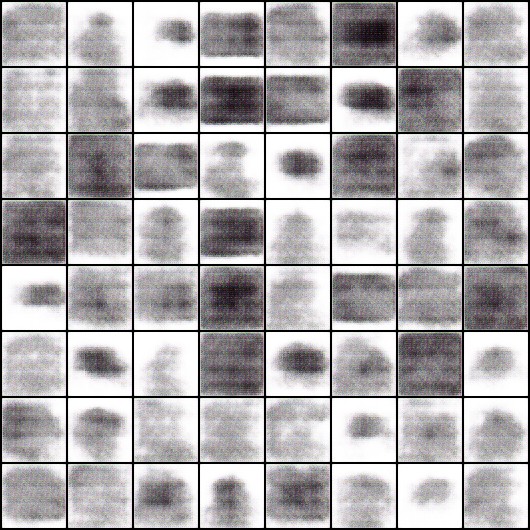
#> input picture Conditional GAN based implementation/Generated_Images_NIST_Special_Dataset/generated_image_0.png, 530 x 530 px
$ jupyter execute Image_Visualization.ipynb   (older library calls are emulated)
#> lines starting #> are read from the running program, lines starting #| are printed output that depends on the picture; after the words box and inside, x2 and y2 are one past the last pixel; in counts of white or black regions, pixels touching at a corner belong together
[cell 1]
import cv2
import numpy as np
import matplotlib.pyplot as plt

[cell 2]
def display_image(image, title="Image"):
    plt.imshow(cv2.cvtColor(image, cv2.COLOR_BGR2RGB))
    plt.title(title)
    plt.axis('off')
    plt.show()

[cell 3]
def detect_fingerprint_contours(image_path):
    image = cv2.imread(image_path)
#> image is the input picture: shape (530, 530, 3); mean B, G, R 172.9, 171.1, 173.9
    display_image(image, "Original Image")
    # Step 1
    gray = cv2.cvtColor(image, cv2.COLOR_BGR2GRAY)
    display_image(gray, "Step 1: Grayscale Image")
    # Step 2
    blurred = cv2.GaussianBlur(gray, (5, 5), 0)
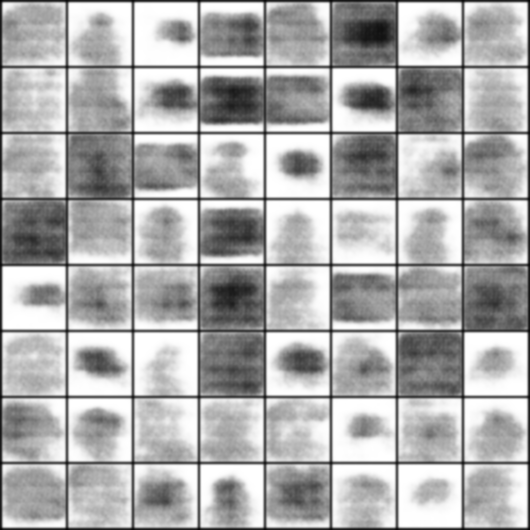
#> blurred: shape (530, 530); min 3, max 255, mean 172.2
    display_image(blurred, "Step 2: Blurred Image")
    # Step 3
    sobel_x = cv2.Sobel(blurred, cv2.CV_64F, 1, 0, ksize=3)
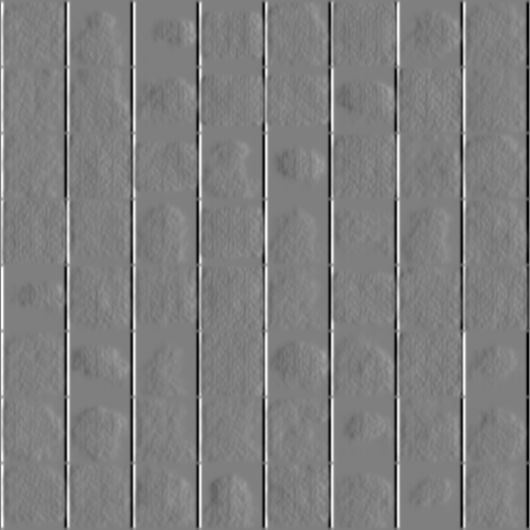
#> sobel_x: shape (530, 530) float64; min -638, max 639, mean 0; drawn with min black and max white
    sobel_y = cv2.Sobel(blurred, cv2.CV_64F, 0, 1, ksize=3)
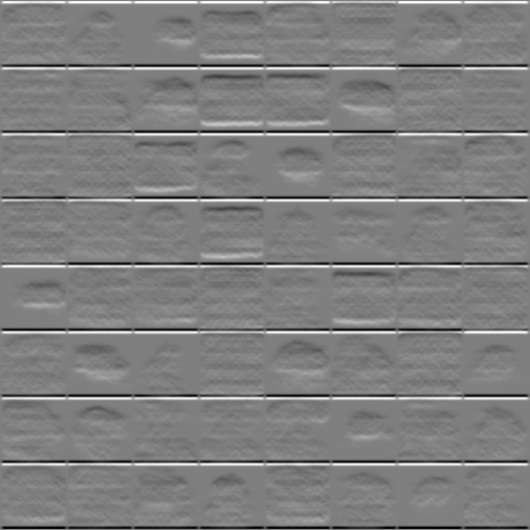
#> sobel_y: shape (530, 530) float64; min -639, max 640, mean 0; drawn with min black and max white
    magnitude = np.sqrt(sobel_x**2 + sobel_y**2)
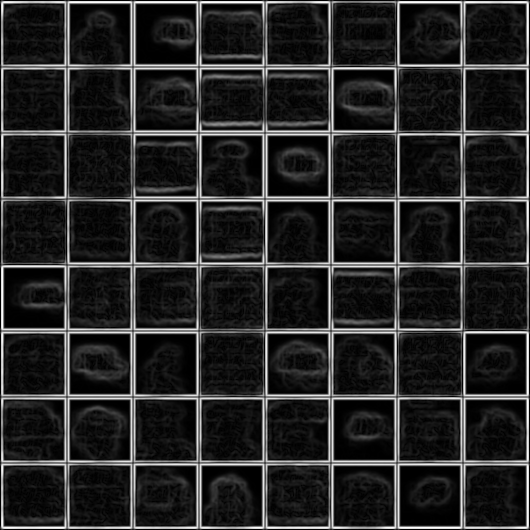
#> magnitude: shape (530, 530) float64; min 0, max 640, mean 95.2; drawn with min black and max white
    magnitude = np.uint8(magnitude)
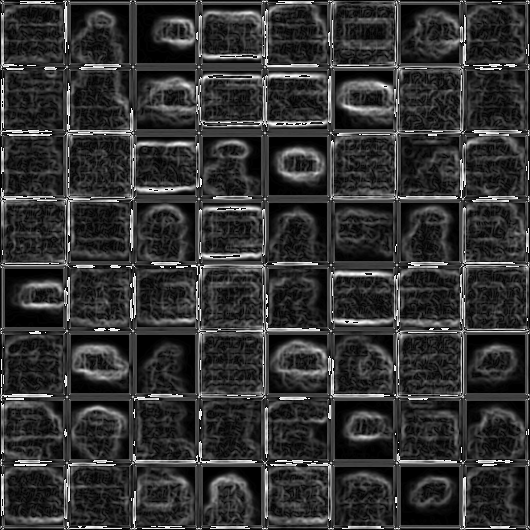
#> magnitude: shape (530, 530); min 0, max 255, mean 50.9
    display_image(magnitude, "Step 3: Edge Detection Result")
    # Step 4
    _, binary = cv2.threshold(magnitude, 0, 255, cv2.THRESH_BINARY + cv2.THRESH_OTSU)
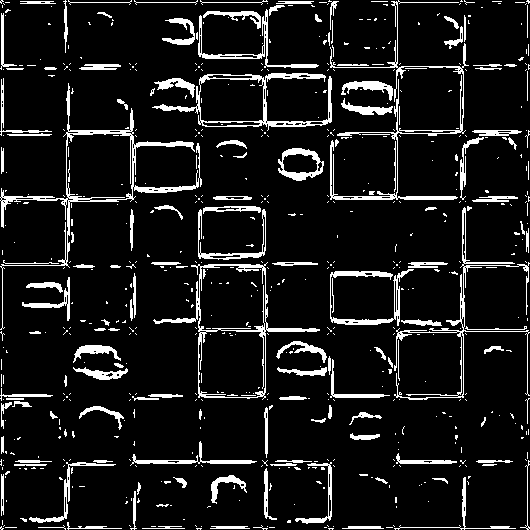
#> binary: shape (530, 530); 9.9% white; 630 white regions (490 under 20 px), largest, box (x1, y1, x2, y2) and area: (0, 83, 202, 330) 2422, (330, 0, 469, 200) 1877, (153, 262, 320, 400) 1641
    display_image(binary, "Step 4: Binary Image")
    # Step 5
    kernel = np.ones((3, 3), np.uint8)
    binary = cv2.morphologyEx(binary, cv2.MORPH_CLOSE, kernel)
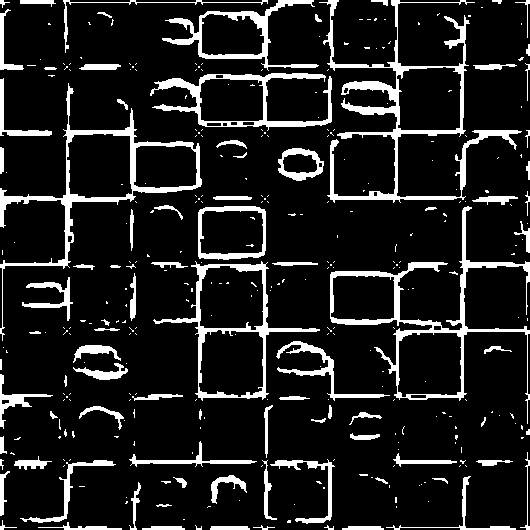
#> binary: shape (530, 530); 12.2% white; 338 white regions (249 under 20 px), largest, box (x1, y1, x2, y2) and area: (319, 0, 522, 203) 5005, (330, 206, 530, 424) 3934, (0, 83, 202, 341) 3421
    display_image(binary, "Step 5: Enhanced Binary Image")
    # Step 6
    contours, _ = cv2.findContours(binary, cv2.RETR_EXTERNAL, cv2.CHAIN_APPROX_SIMPLE)
#> contours = 322 contours, 259 with area under 20; largest, box (x1, y1, x2, y2) and area: (330, 206, 530, 424) 9506, (153, 261, 320, 401) 9334, (0, 83, 202, 341) 8962, (319, 0, 522, 203) 7578, (150, 73, 332, 131) 4590

    if len(contours) > 0:
        # print("Fingerprint detected!")
        cv2.drawContours(image, contours, -1, (0, 0, 255), 2)
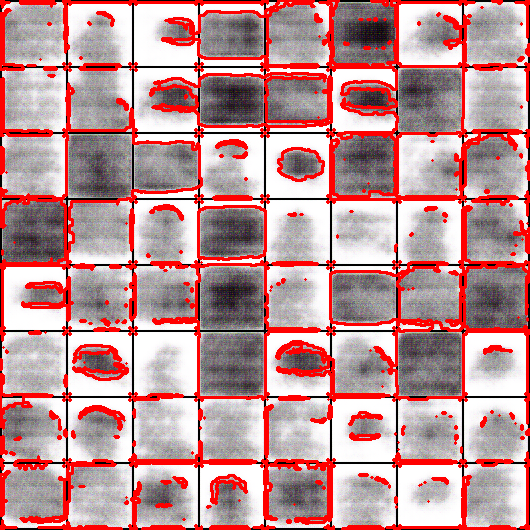
#> image: shape (530, 530, 3); mean B, G, R 148.4, 146.8, 190.1
        display_image(image, "Contours on fingerprint")
    else:
        print("No fingerprint detected.")

[cell 4]
detect_fingerprint_contours('Generated_Images_NIST_Special_Dataset/generated_image_0.png')

[cell 5]
def detect_fingerprint_by_lines(image_path):
    image = cv2.imread(image_path)
    display_image(image, "Original Image")
    # Step 1
    gray = cv2.cvtColor(image, cv2.COLOR_BGR2GRAY)
    display_image(gray, "Step 1: Grayscale Image")
    # Step 2
    blurred = cv2.GaussianBlur(gray, (5, 5), 0)
    display_image(blurred, "Step 2: Blurred Image")
    # Step 3
    edges = cv2.Canny(blurred, 30, 150)
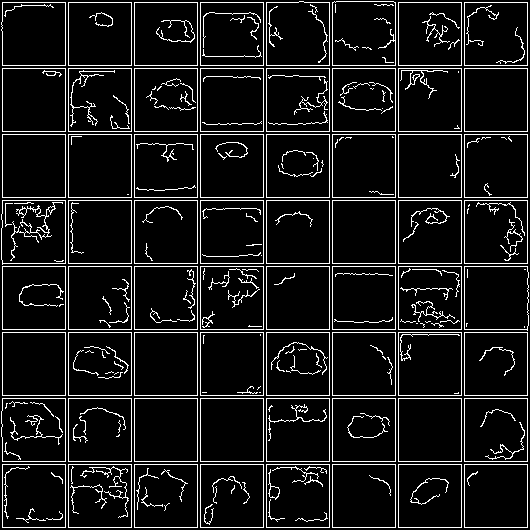
#> edges: shape (530, 530); 9% white in thin lines or dots
    display_image(edges, "Step 3: Edge Detection Result")
    # Step 4
    lines = cv2.HoughLines(edges, 1, np.pi / 180, 200)
#> lines = 32 rows, first 8: [65, 0], [68, 0], [131, 0], [134, 0], [197, 0], [200, 0], [263, 0], [266, 0]
    # print(lines)
